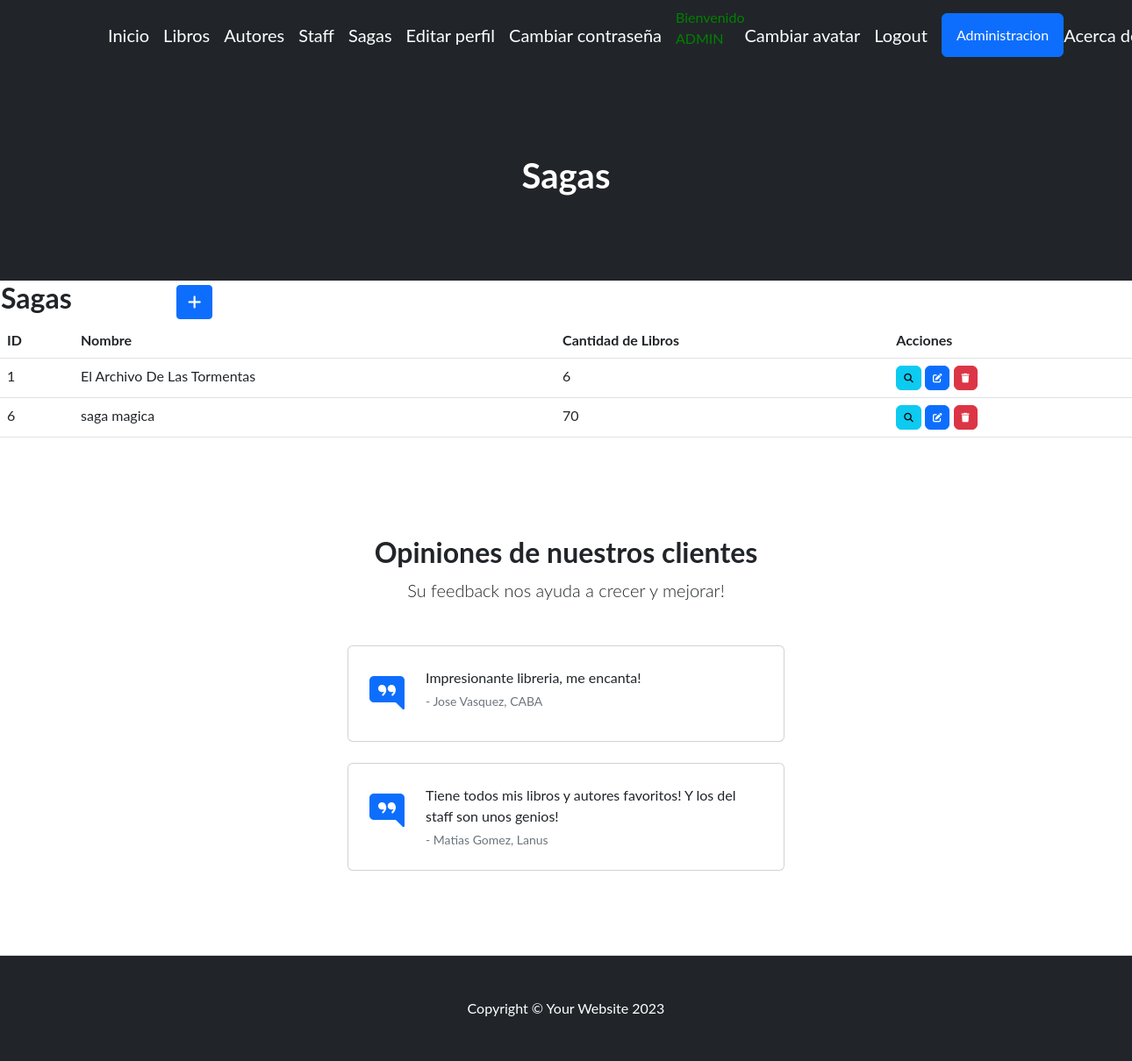
/miaplicacion/sagas/ (signed in), run on the app's committed database.
### miaplicacion/models.py (models this page shows, shortened)
class Sagas(models.Model):
    nombre = models.CharField(max_length=50)
    cantidadDeLibros = models.IntegerField()

### miaplicacion/views.py (the view)
# urls.py: path('sagas/', sagaList.as_view(), name="Sagas"),
class sagaList(LoginRequiredMixin, ListView):
    model = Sagas

### miaplicacion/templates/miaplicacion/sagas_list.html (shortened to what this page needs)
{% extends 'miaplicacion/base.html' %}
{% load static %}
{% block cabecera %}Sagas{% endblock cabecera %}
{% block contenido %}
<table>
    <tr>
        <td width="200"><h2>Sagas</h2></td>
        <td>
            <a
            href="{% url 'create_saga' %}"
            class="btn btn-primary btn-sm"
            >
            </a>
        </td>
    </tr>
</table>
<table class="table">
  <thead>
    <tr>
      <th>ID</th>
      <th>Nombre</th>
      <th>Cantidad de Libros</th>
      <th>Acciones</th>
    </tr>
  </thead>
  <tbody>
    {% for p in sagas_list %}
    <tr>
      <td>{{ p.id }}</td>
      <td>{{ p.nombre }}</td>
      <td>{{ p.cantidadDeLibros }}</td>
      <td>
        <a
        href="{% url 'detail_saga' p.id %}"
        class="btn btn-info"
        style="--bs-btn-padding-y: .25rem; --bs-btn-padding-x: .5rem; --bs-btn-font-size: .75rem;"
        >
        </a>
        <a
          href="{% url 'update_saga' p.id %}"
          class="btn btn-primary"
          style="--bs-btn-padding-y: .25rem; --bs-btn-padding-x: .5rem; --bs-btn-font-size: .75rem;"
          >
        </a>
        <a
          href="{% url 'delete_saga' p.id %}"
          class="btn btn-danger"
          style="--bs-btn-padding-y: .25rem; --bs-btn-padding-x: .5rem; --bs-btn-font-size: .75rem;"
          >
        </a>
      </td>
    </tr>
    {% endfor %}
  </tbody>
</table>
{% endblock contenido %}

### miaplicacion/templates/miaplicacion/base.html (shortened to what this page needs)
<!DOCTYPE html>
<html lang="en">
    <head>
        {% load static %}
        <link href="https://cdn.jsdelivr.net/npm/bootstrap-icons@1.4.1/font/bootstrap-icons.css" rel="stylesheet" />
        <link rel="stylesheet" href="https://cdnjs.cloudflare.com/ajax/libs/font-awesome/6.4.0/css/all.min.css">
        <link href="{% static 'miaplicacion/css/styles.css' %}" rel="stylesheet" />
    </head>
    <body>
        <nav class="navbar navbar-expand-lg navbar-dark bg-dark">
            <div class="container px-5">
                <a class="navbar-brand" href="{% url 'Inicio' %}">Inicio</a>
                {% if user.is_authenticated %}
                    <a class="navbar-brand" href="{% url 'Libros' %}">Libros</a>
                    <a class="navbar-brand" href="{% url 'Autores' %}">Autores</a>
                    <a class="navbar-brand" href="{% url 'Staff' %}">Staff</a>
                    <a class="navbar-brand" href="{% url 'Sagas' %}">Sagas</a>
                    <a class="navbar-brand" href="{% url 'editar_perfil' %}">Editar perfil</a>
                    <a class="navbar-brand" href="{% url 'editar_password' %}">Cambiar contraseña</a>
                    <p style="color:green">Bienvenido {{user.username|upper}}
                    <a class="navbar-brand" href="{% url 'agregar_avatar' %}">Cambiar avatar</a>
                    <a class="navbar-brand" href="{% url 'logout' %}">Logout</a>
                    <a class="btn btn-primary" href="{% url 'admin:index' %}">Administracion</a>
                {% else %}
                    <a class="btn btn-info" href="{% url 'login' %}">Login</a>
                    <a class="btn btn-info" href="{% url 'register' %}">Registrarse</a>
                {% endif %}
                <a class="navbar-brand" href="{% url 'acerca_de_mi' %}">Acerca de mi</a>
            </div>
        </nav>
        <header class="bg-dark py-5">
            <div class="container px-5">
                <div class="row gx-5 justify-content-center">
                    <div class="col-lg-6">
                        <div class="text-center my-5">
                            <h1 class="mb-5" style="color:white">
                                {% block cabecera %}{% endblock cabecera %}
                            </h1>
                        </div>
                    </div>
                </div>
            </div>
        </header>
        {% block contenido %}
        {% endblock contenido %}
        <section class="py-5 border-bottom">
            <div class="container px-5 my-5 px-5">
                <div class="text-center mb-5">
                    <h2 class="fw-bolder">Opiniones de nuestros clientes</h2>
                    <p class="lead mb-0">Su feedback nos ayuda a crecer y mejorar!</p>
                </div>
                <div class="row gx-5 justify-content-center">
                    <div class="col-lg-6">
                        <div class="card mb-4">
                            <div class="card-body p-4">
                                <div class="d-flex">
                                    <div class="flex-shrink-0"><i class="bi bi-chat-right-quote-fill text-primary fs-1"></i></div>
                                    <div class="ms-4">
                                        <p class="mb-1">Impresionante libreria, me encanta!</p>
                                        <div class="small text-muted">- Jose Vasquez, CABA</div>
                                    </div>
                                </div>
                            </div>
                        </div>
                        <div class="card">
                            <div class="card-body p-4">
                                <div class="d-flex">
                                    <div class="flex-shrink-0"><i class="bi bi-chat-right-quote-fill text-primary fs-1"></i></div>
                                    <div class="ms-4">
                                        <p class="mb-1">Tiene todos mis libros y autores favoritos! Y los del staff son unos genios!</p>
                                        <div class="small text-muted">- Matias Gomez, Lanus</div>
                                    </div>
                                </div>
                            </div>
                        </div>
                    </div>
                </div>
            </div>
        </section>
        <footer class="py-5 bg-dark">
            <div class="container px-5"><p class="m-0 text-center text-white">Copyright &copy; Your Website 2023</p></div>
        </footer>
    </body>
</html>

### data on the page
Sagas: id "1", nombre "El Archivo De Las Tormentas", cantidadDeLibros "6"
Sagas: id "6", nombre "saga magica", cantidadDeLibros "70"

### other printed values
{{ user.username|upper }} "ADMIN"
